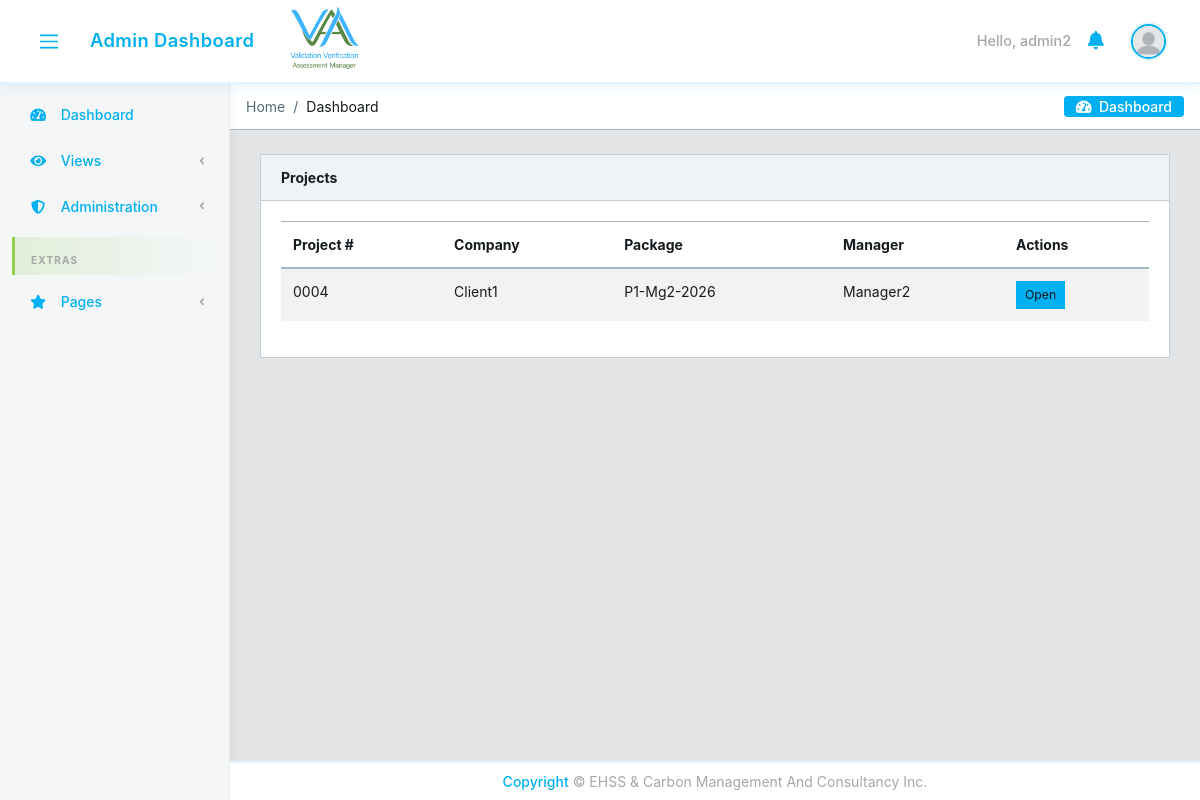
/projects/ (signed in), run on an earlier commit of the app's database.
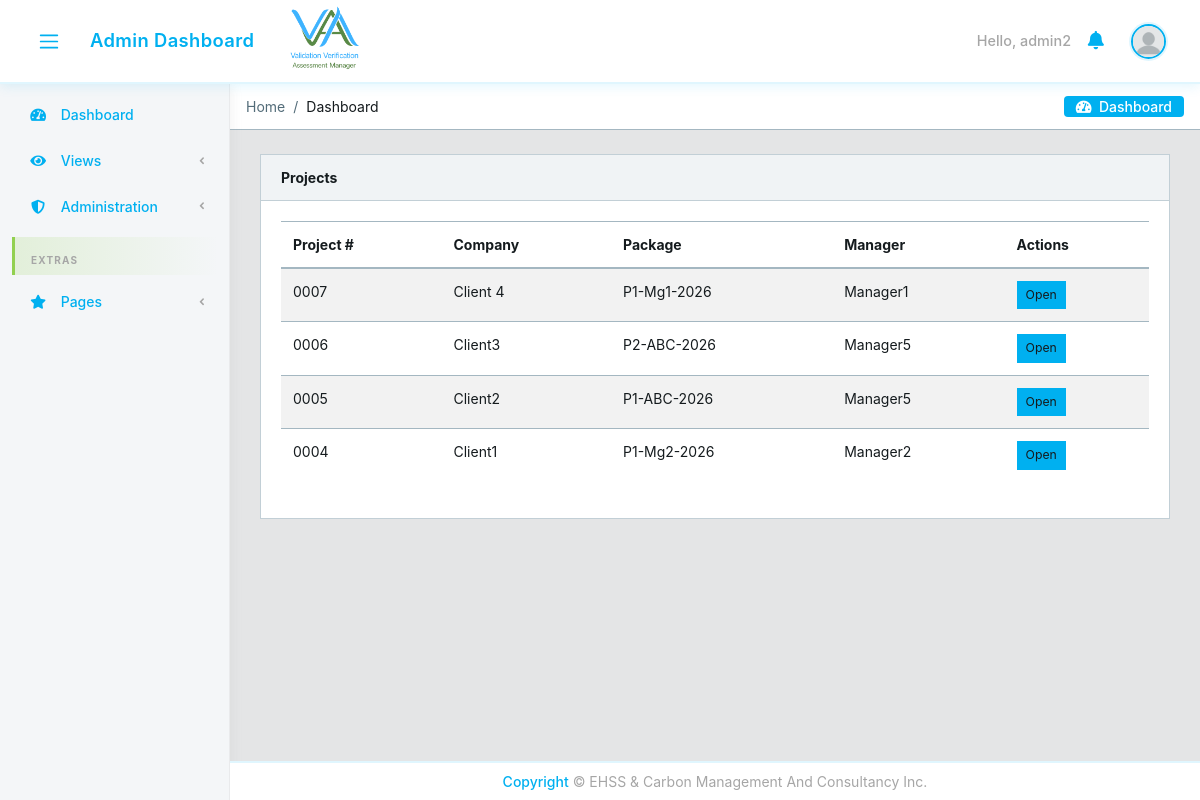
And on a later commit of the database.
### core/models.py (models this page shows, shortened)
class CustomUser(AbstractUser):
    email = models.EmailField(unique=True)
    user_type = models.CharField(max_length=15, choices=USER_TYPE_CHOICES)
    designation = models.CharField(max_length=100, blank=True, null=True)
    contact_number = models.CharField(max_length=20, blank=True, null=True)
    cv = models.FileField(upload_to='core/cvs/', blank=True, null=True)
    company = models.ForeignKey(
        'Company', on_delete=models.SET_NULL, null=True, blank=True,
        related_name='managers'
    )
    created_by = models.ForeignKey(
        'self', on_delete=models.SET_NULL, null=True, blank=True,
        related_name='created_users'
    )
    created_date = models.DateField(auto_now_add=True)
    created_time = models.TimeField(auto_now_add=True)
    under_supervision = models.ForeignKey(
        'self', on_delete=models.SET_NULL, null=True, blank=True,
        related_name='supervised_users'
    )
    avatar = models.ImageField(upload_to='core/avatar', blank=True)
    @property
    def avatar_url(self):
        if self.avatar and hasattr(self.avatar, 'url'):
            avatar_path = self.avatar.path if hasattr(self.avatar, 'path') else None
            if avatar_path and os.path.isfile(avatar_path):
                return self.avatar.url
        return static('core/img/avatar/blank_profile.png')

class Project(models.Model):
    package_instance = models.ForeignKey(
        PackageInstance, on_delete=models.CASCADE, related_name='projects'
    )
    manager = models.ForeignKey(
        CustomUser, on_delete=models.CASCADE, related_name='managed_projects',
        limit_choices_to={'user_type': 'manager'}
    )
    company_name = models.CharField(max_length=200)
    factory_name = models.CharField(max_length=200, blank=True)
    location = models.CharField(max_length=200, blank=True)
    factory_address = models.TextField(blank=True)
    contact_person = models.CharField(max_length=100, blank=True)
    contact_email = models.EmailField(blank=True)
    contact_mobile = models.CharField(max_length=20, blank=True)
    report_type = models.CharField(max_length=100, blank=True)
    engagement_year = models.CharField(max_length=100, blank=True)
    phase = models.CharField(max_length=20, choices=PROJECT_PHASE_CHOICES, blank=True)
    document_type = models.CharField(max_length=20, choices=PROJECT_DOCUMENT_TYPE_CHOICES, blank=True)
    year = models.PositiveIntegerField()
    project_number = models.CharField(max_length=50, unique=True)
    access_password = models.CharField(max_length=128)
    created_at = models.DateTimeField(auto_now_add=True)
    updated_at = models.DateTimeField(auto_now=True)
    class Meta:
        ordering = ['-created_at']

class PackageInstance(models.Model):
    authorization = models.ForeignKey(
        PackageAuthorization, on_delete=models.CASCADE, related_name='instances'
    )
    package_number = models.PositiveIntegerField()
    code = models.CharField(max_length=10)
    name = models.CharField(max_length=100)
    class Meta:
        ordering = ['package_number']
        unique_together = ['authorization', 'package_number']

### core/views.py (the view)
# urls.py: path('projects/', views.ProjectListView.as_view(), name='project-list'),
class ProjectListView(LoginRequiredMixin, View):
    def get(self, request):
        user = request.user
        if user.user_type == 'manager':
            projects = Project.objects.filter(manager=user).select_related(
                'package_instance', 'package_instance__authorization'
            )
            assignments = None
        elif user.user_type == 'employee':
            assignments = get_employee_projects(user)
            projects = [a.project for a in assignments]
        elif user.user_type == 'admin':
            projects = Project.objects.all().select_related(
                'package_instance', 'package_instance__authorization', 'manager'
            )
            assignments = None
        else:
            projects = Project.objects.none()
            assignments = None
        return render(request, 'core/project_list.html', {
            'projects': projects,
            'assignments': assignments,
        })

### core/context_processors.py (called while the page is built)
def logged_user_processor(request):
    if request.user.is_authenticated:
        try:
            logged_user = CustomUser.objects.select_related('under_supervision').get(id=request.user.id)
            return {'logged_user': logged_user}
        except CustomUser.DoesNotExist:
            return {'logged_user': None}
    return {'logged_user': None}

def notifications_processor(request):
    if request.user.is_authenticated:
        unread_notifications = Notification.objects.filter(recipient=request.user, read=False)[:10]
        return {'unread_notifications': unread_notifications}
    return {'unread_notifications': []}

### core/templates/core/project_list.html (shortened to what this page needs)
{% extends 'core/base.html' %}
{% block content %}
<div class="container-fluid">
  <div class="card">
    <div class="card-header d-flex justify-content-between">
      <strong>{% if user.user_type == 'employee' %}My Authorized Projects{% else %}Projects{% endif %}</strong>
    </div>
    <div class="card-body">
      {% if user.user_type == 'employee' and assignments %}
      <div class="row">
        {% for assignment in assignments %}
        <div class="col-md-6 col-lg-4 mb-3">
          <div class="card h-100">
            <div class="card-body">
              <h5 class="card-title">{{ assignment.project.project_number }}</h5>
              <p class="mb-1"><strong>Company:</strong> {{ assignment.project.company_name }}</p>
              <p class="mb-1"><strong>Package:</strong> {{ assignment.project.package_instance.name }}</p>
              <p class="mb-3"><strong>Role:</strong> {{ assignment.get_role_display }}</p>
              <a href="{% url 'core:project-detail' assignment.project.pk %}" class="btn btn-primary btn-sm">Open Package</a>
            </div>
          </div>
        </div>
        {% endfor %}
      </div>
      {% else %}
      <table class="table table-striped">
        <thead><tr><th>Project #</th><th>Company</th><th>Package</th>{% if user.user_type == 'admin' %}<th>Manager</th>{% endif %}<th>Actions</th></tr></thead>
        <tbody>
          {% for project in projects %}
          <tr>
            <td>{{ project.project_number }}</td>
            <td>{{ project.company_name }}</td>
            <td>{{ project.package_instance.name }}</td>
            {% if user.user_type == 'admin' %}<td>{{ project.manager.get_full_name }}</td>{% endif %}
            <td><a href="{% url 'core:project-detail' project.pk %}" class="btn btn-sm btn-info">Open</a></td>
          </tr>
          {% empty %}
          <tr><td colspan="4" class="text-muted text-center">No projects.</td></tr>
          {% endfor %}
        </tbody>
      </table>
      {% endif %}
    </div>
  </div>
</div>
{% endblock %}

### core/templates/core/base.html (shortened to what this page needs)
{% load static %}
<!DOCTYPE html>
<html lang="en">
<head>
  <link rel="stylesheet" href="https://use.fontawesome.com/releases/v5.0.9/css/all.css">
  <link href="{% static 'core/css/simple-line-icons.min.css' %}" rel="stylesheet">
  <link href="{% static 'core/css/style.css' %}" rel="stylesheet">
  <link href="{% static 'core/css/estilo.css' %}" rel="stylesheet">
</head>
{% block body %}
<body class="app header-fixed sidebar-fixed aside-menu-fixed aside-menu-hidden">
  <header class="app-header navbar">
    <button class="navbar-toggler sidebar-toggler d-md-down-none" type="button">
      <span class="navbar-toggler-icon"></span>
    </button>
    <ul class="nav navbar-nav d-md-down-none">
      <li class="nav-item px-3">
        <a class="nav-link" href="{% url 'core:dashboard' %}">
          {% if user.user_type == 'admin' %}Admin Dashboard
          {% elif user.user_type == 'manager' %}Manager Dashboard
          {% else %}Employee Dashboard{% endif %}
        </a>
      </li>
    </ul>
    <img src="{% static 'core/img/logos/logo.png' %}" alt="" class="brand-gui d-none d-md-inline">
    <ul class="nav navbar-nav ml-auto">
      {% if user.is_authenticated %}
      <li class="text-white">Hello, {{ user.username }}</li>
      {% else %}
      <li class="text-muted">
        <a href="{% url 'core:login' %}">sign in</a>
      </li>
      {% endif %}
      <li class="nav-item dropdown">
        <a class="nav-link" data-toggle="dropdown" href="#" role="button" aria-haspopup="true" aria-expanded="false">
          <i class="fa fa-bell"></i>
        </a>
      </li>
      <li class="nav-item dropdown">
        <a class="nav-link" data-toggle="dropdown" href="#" role="button" aria-haspopup="true" aria-expanded="false">
          {% if user.is_authenticated and logged_user %}
            <img src="{{ logged_user.avatar_url }}" class="img-avatar" alt="img">
          {% else %}
            <img src="{% static 'core/img/avatar/blank_profile.png' %}" class="img-avatar" alt="img">
          {% endif %}
        </a>
      </li>
    </ul>
  </header>
  <div class="app-body">
    <div class="sidebar">
      <nav class="sidebar-nav">
        <ul class="nav">
          <li class="nav-item">
            <a class="nav-link" href="{% url 'core:dashboard' %}"><i class="fa fa-tachometer-alt"></i> Dashboard</a>
          </li>
          <li class="nav-item nav-dropdown">
            <a class="nav-link nav-dropdown-toggle" href="#"><i class="fa fa-eye"></i> Views</a>
          </li>
          {% if user.user_type == 'admin' %}
          <li class="nav-item nav-dropdown">
            <a class="nav-link nav-dropdown-toggle" href="#"><i class="fa fa-shield-alt"></i> Administration</a>
          </li>
          {% endif %}
          <li class="nav-title">
            Extras
          </li>
          <li class="nav-item nav-dropdown">
            <a class="nav-link nav-dropdown-toggle" href="#"><i class="fa fa-star"></i> Pages</a>
          </li>
        </ul>
      </nav>
    </div>
    <main class="main">
      <ol class="breadcrumb">
        {% block breadcrumb %}
        <li class="breadcrumb-item active">Home</li>
        <li class="breadcrumb-item">Dashboard</li>
        {% endblock breadcrumb%}
        <li class="breadcrumb-menu d-md-down-none">
          <div class="btn-group" role="group" aria-label="Button group">
            <a class="btn" href="./"><i class="fa fa-tachometer-alt"></i> &nbsp;Dashboard</a>
          </div>
        </li>
      </ol>
{% block content %}
{% endblock %}
    </main>
  </div>
  <footer class="app-footer text-center justify-content-center fixed-bottom py-2">
    <span><a href="#">Copyright</a> © EHSS & Carbon Management And Consultancy Inc.</span>
  </footer>
</body>
{% endblock body %}
</html>

### core/static/core/css/estilo.css (style rules this page uses)
.brand-gui { width: 50px; position: relative; }
:root { --brand-blue: #00B0F0; --brand-green: #92D050; --brand-grey: #A6A6A6; --brand-blue-light: rgba(0, 176, 240, 0.12); --brand-green-light: rgba(146, 208, 80, 0.18); --brand-grey-light: rgba(166, 166, 166, 0.15); --sidebar-bg: #f4f6f8; --navbar-bg: #ffffff; --nav-shadow: 0 2px 12px rgba(0, 176, 240, 0.12); }
.app-header.navbar { background: var(--navbar-bg) !important; border-bottom: 2px solid var(--brand-blue-light) !important; box-shadow: var(--nav-shadow) !important; }
.app-header.navbar .nav-link, .app-header.navbar .navbar-nav .nav-link, .app-header.navbar .nav-item .nav-link, .app-header.navbar .nav-item .dropdown-toggle { color: var(--brand-blue) !important; font-weight: 600; letter-spacing: 0.02em; transition: color 0.2s ease, transform 0.15s ease; }
.app-header.navbar .nav-link i, .app-header.navbar .nav-item .nav-link i, .app-header.navbar .nav-item .dropdown-toggle i { color: var(--brand-blue) !important; transition: color 0.2s ease; }
.app-header.navbar .text-white { color: var(--brand-grey) !important; font-weight: 500; font-size: 0.9rem; }
.app-header.navbar .img-avatar { border: 2px solid var(--brand-blue); box-shadow: 0 0 0 2px var(--brand-blue-light); }
.sidebar { background: var(--sidebar-bg) !important; border-right: 1px solid var(--brand-grey-light) !important; box-shadow: 2px 0 10px rgba(166, 166, 166, 0.12); }
.sidebar .sidebar-nav { padding-top: 0.5rem; padding-bottom: 0.5rem; }
.sidebar .nav-title { color: var(--brand-grey) !important; font-size: 10px; font-weight: 700; letter-spacing: 0.12em; padding: 1rem 1rem 0.4rem; border-left: 3px solid var(--brand-green); margin: 0.5rem 0.75rem 0.25rem; background: linear-gradient(90deg, var(--brand-green-light), transparent); }
.sidebar .nav-link, .sidebar .navbar .dropdown-toggle, .sidebar .nav-dropdown-toggle { color: var(--brand-blue) !important; font-weight: 500; border-left: 3px solid transparent; border-radius: 0 6px 6px 0; margin: 2px 0.5rem; padding: 0.65rem 1rem !important; transition: background 0.2s ease, color 0.2s ease, border-color 0.2s ease; }
.sidebar .nav-link i, .sidebar .navbar .dropdown-toggle i, .sidebar .nav-dropdown-toggle i { color: var(--brand-blue) !important; width: 22px; transition: color 0.2s ease; }
.sidebar .sidebar-nav { scrollbar-width: thin; scrollbar-color: var(--brand-blue) var(--sidebar-bg); }
.sidebar-fixed .sidebar { width: 230px !important; }
.sidebar .sidebar-nav, .sidebar .nav { width: 230px !important; }
.sidebar-fixed .main, .sidebar-fixed .app-footer { margin-left: 230px !important; width: auto; max-width: none; transition: margin-left 0.25s ease, width 0.25s ease; }
.breadcrumb-menu .btn { background: var(--brand-blue) !important; border-color: var(--brand-blue) !important; color: #fff !important; font-weight: 500; border-radius: 4px; transition: background 0.2s ease, border-color 0.2s ease; }
.btn-info { background-color: var(--brand-blue) !important; border-color: var(--brand-blue) !important; }
.app-footer { background: #fff !important; border-top: 2px solid var(--brand-blue-light); color: var(--brand-grey) !important; }
.app-footer a { color: var(--brand-blue) !important; font-weight: 500; }

What changed in the data, as far as the page shows it:
added Project: project_number "0007", company_name "Client 4", package_instance.name "P1-Mg1-2026", manager.get_full_name "Manager1"
added Project: project_number "0006", company_name "Client3", package_instance.name "P2-ABC-2026", manager.get_full_name "Manager5"
added Project: project_number "0005", company_name "Client2", package_instance.name "P1-ABC-2026", manager.get_full_name "Manager5"
